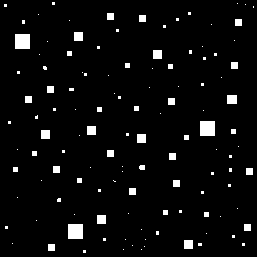
%> input picture materiale/On mathematical morphology-20241206/small-squares.tif, 257 x 257 px
$ octave esercizio2.m   (GNU Octave 9; MATLAB toolbox functions it lacks are replaced by stand-ins)
%> lines starting %> are read from the running program, lines starting %| are printed output that depends on the picture; in (x1, y1, x2, y2) boxes, pixels count from 0 and x2, y2 are one past the last pixel; in counts of white or black regions, pixels touching at a corner belong together; the program's own positions count from 1
%applicare erosione per elminiare i dettagli irrilevanti in un'immagine
img = imread('small-squares.tif');
%> img: size 257x257 logical; 4.3% white; 120 white regions (81 under 20 px), largest, box (x1, y1, x2, y2) and area: (15, 34, 30, 49) 225, (200, 121, 215, 136) 225, (68, 224, 83, 239) 225

%definisco l'elemento strutturante
h = strel('square',10);
%erodo l'immagine
fe = imerode(img,h);
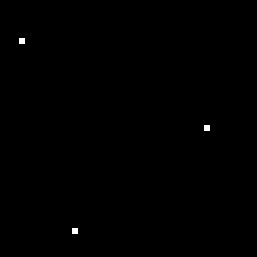
%> fe: size 257x257 logical; 0.16% white; 3 white regions, box (x1, y1, x2, y2) and area: (19, 38, 25, 44) 36, (204, 125, 210, 131) 36, (72, 228, 78, 234) 36

fe = imdilate(fe,h);
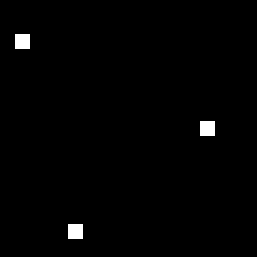
%> fe: size 257x257 logical; 1% white; 3 white regions, box (x1, y1, x2, y2) and area: (15, 34, 30, 49) 225, (200, 121, 215, 136) 225, (68, 224, 83, 239) 225
imshow(fe)

$ run again, with materiale/On mathematical morphology-20241206/bone.tif copied over materiale/On mathematical morphology-20241206/small-squares.tif
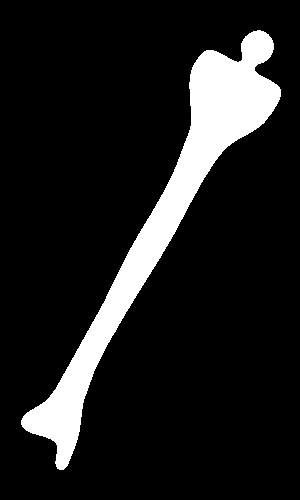
%> input picture materiale/On mathematical morphology-20241206/bone.tif, 300 x 500 px
%> img: size 500x300 logical; 12.1% white; 1 white region, box (x1, y1, x2, y2) and area: (21, 30, 281, 470) 18170
%> `fe = imerode(img,h);`:
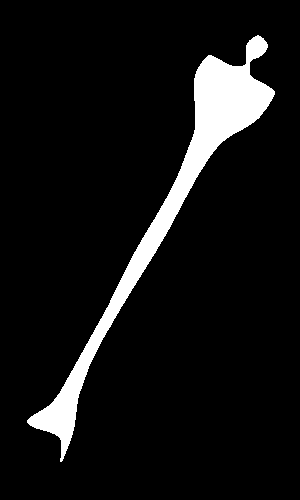
%> fe: size 500x300 logical; 7.8% white; 1 white region, box (x1, y1, x2, y2) and area: (27, 35, 275, 462) 11653
